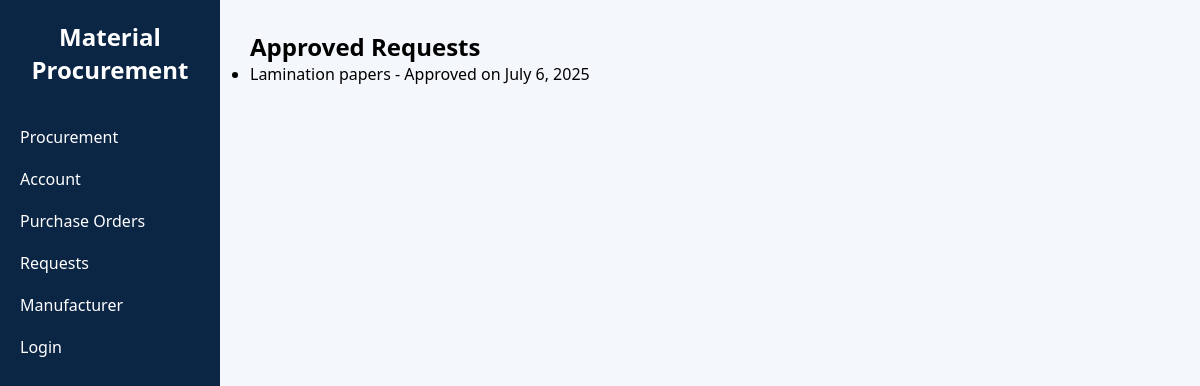
The page /requests/approved/ (signed in) on the database as committed earlier.
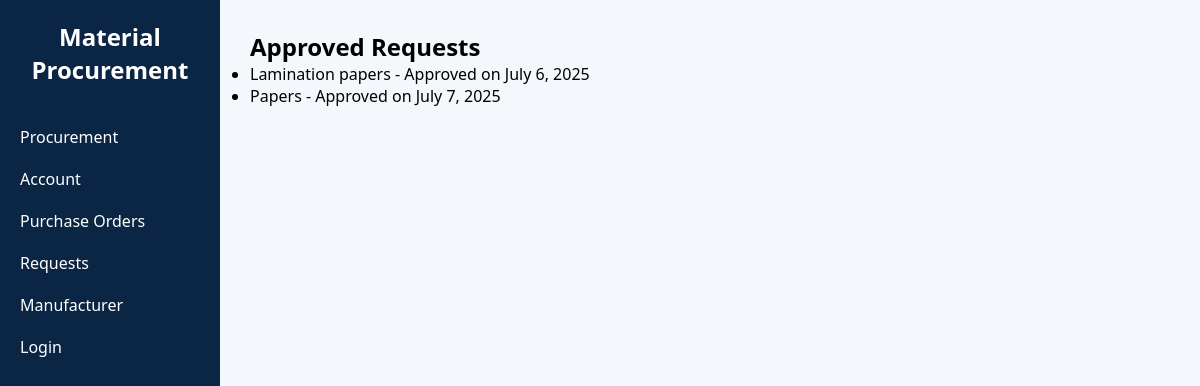
The same page on the database as committed later.
### procurement/models.py (models this page shows, shortened)
class Request(models.Model):
    REQUEST_STATUS = [
        ('pending', 'Pending'),
        ('approved', 'Approved'),
        ('rejected', 'Rejected'),
    ]
    item_name = models.CharField(max_length=100)
    quantity = models.PositiveIntegerField()
    requester = models.ForeignKey(User, on_delete=models.CASCADE)
    status = models.CharField(max_length=10, choices=REQUEST_STATUS, default='pending')
    date_requested = models.DateField(auto_now_add=True)
    class Meta:
        verbose_name = "Material Request"
        verbose_name_plural = "Material Requests"

### procurement/views.py (the view)
# urls.py: path('requests/approved/', approved_requests, name='approved_requests'),
@login_required
def approved_requests(request):
    data = Request.objects.filter(status='approved')
    return render(request, 'approved_requests.html', {'data': data})

### procurement/templates/approved_requests.html (shortened to what this page needs)
{% extends 'base.html' %}
{% block content %}
  <h2>Approved Requests</h2>
  <ul>
    {% for req in data %}
      <li>{{ req.item_name }} - Approved on {{ req.date_requested }}</li>
    {% empty %}
      <li>No approved requests.</li>
    {% endfor %}
  </ul>
{% endblock %}

Rows that differ between the two databases and show on the page:
added Request: item_name "Papers", date_requested "July 7, 2025"
